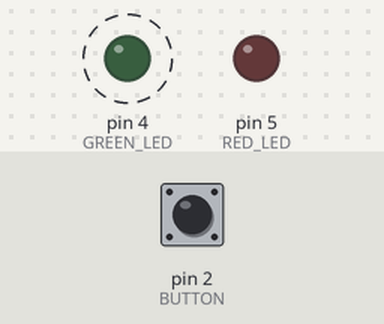
The sketch below on a simulated Arduino Uno, built with avr-gcc and run on an emulated ATmega328P. Shown: output pins drawn as LEDs (lit = HIGH). Dashed ring = blinking. Inputs (shaded band) come from the test bench; at power-on: pin 2 (BUTTON) LOW. What the sketch prints to the serial monitor is not drawn.

Above: at 1.2 s.
1.3 s: pin 2 (BUTTON) pulled HIGH for 0.15 s
4.4 s: pin 2 (BUTTON) pulled HIGH for 1 s
Timing chart, 0 to 13.4 s (numbered marks = the images above; inputs shaded):
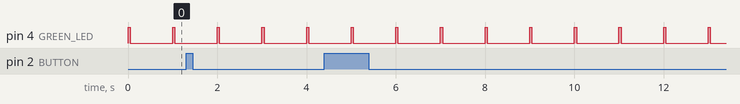

Measured:
- by itself, pin 4 (GREEN_LED): alternates HIGH for 0.05 s and LOW for 0.95 s

The sketch:

Lab3_Code.ino
```cpp
// Rana Seif
// ENCE 3210 - Lab 3

// Defining Values for RED_LED, GREEN_LED, BUTTON and Timer Compare values as macros

# define RED_LED 5
# define GREEN_LED 4
# define BUTTON 2

#define TIMER1COMPARE 62500     // 16MHz/256*1Hz
#define TIMER2COMPARE 156       // 16MHz/(1024*100Hz) --> Prescaler is now maxed out, so this Timer is then run 10 times to get 10Hz

// Defining the Flags and Counters as Volatile Global Variables
volatile unsigned int gISRFlag1 = 0;
volatile unsigned int gISRFlag2 = 0;
volatile unsigned int gTimerRepeatCount = 0;  // Counts Number of times Timer 2 was repeated
unsigned int gTimeCounter = 0;                // Keeps count of time in seconds in Timer 1

void setup() {

  // initializes pins for Red LED, Green LED as Output and button as Input
  pinMode(RED_LED, OUTPUT);
  pinMode(GREEN_LED, OUTPUT);
  pinMode(BUTTON, INPUT);

  Serial.begin(9600);   // Initialize serial communication

  // Initialize First Timer at 1Hz (Uses 1Hz Counter)
  TCCR1A = 0;                   // Resets Timer1 Control Register A to begin with
  TCCR1B = 0;                   // Resets Timer1 Control Register B to begin with
  OCR1A = TIMER1COMPARE;        // Set Timer Compare to 62500 to be able to reset at 1s to achieve 1Hz frequency
  TCCR1B |= (1 << WGM12);       // CTC mode
  TCCR1B |= (1 << CS12);        // Set prescaler to 256
  TIMSK1 |= (1 << OCIE1A);      // Enable Timer1 compare interrupt

  // Initialize Timer2 (100 Hz for button state checking)
  // The button state will be slowed down using a global counter
  TCCR2A = 0;                   // Resets Timer2 Control Register A to begin with
  TCCR2B = 0;                   // Resets Timer2 Control Register B to begin with
  OCR2A = TIMER2COMPARE;        // Set Timer Compare to 156
  TCCR2A |= (1 << WGM21);       // CTC mode

  // Set prescaler to 1024
  TCCR2B |= (1 << CS22);
  TCCR2B |= (1 << CS21);
  TCCR2B |= (1 << CS20);
  TIMSK2 |= (1 << OCIE2A);      // Enable Timer2 compare interrupt
}

void loop() {
  // put your main code here, to run repeatedly:
  if(gISRFlag1)   // Checks Flag for Timer 1
  {
    // Blinks LED
    digitalWrite(GREEN_LED, HIGH);
    delay(50);
    digitalWrite(GREEN_LED, LOW);

    gISRFlag1 = 0;      // Resets Timer 1 Flag

    if(gTimeCounter == 3)   // Checks for every 3 seconds
    {
      Serial.println("Music is awesome!");
      gTimeCounter = 0;     // Resets 3Second counter
    }
  }

  if(gISRFlag2)   //Checks Flag for Timer 2
  {
    // Increments Timer 2 Repeat Counter
    gTimerRepeatCount++;
    if (gTimerRepeatCount == 10)    // If Counter is 10 (at 10Hz), turn on Red LED
    {
      digitalWrite(RED_LED, HIGH);
      gISRFlag2 = 0;            // Resets Timer 2 Flag
      gTimerRepeatCount = 0;    // Rests Repeat Counter
    }
  }
  else      // Turn off Red LED if Button is not pressed
  {
    digitalWrite(RED_LED, LOW);
  }

}

ISR(TIMER1_COMPA_vect) // Timer1 ISR (1 Hz)
{
  gISRFlag1 = 1;    // Set flag for the main loop
  gTimeCounter++;   // Increments Time counter to count to 3
}

ISR(TIMER2_COMPA_vect) // Timer2 ISR (100 Hz)
{
  if(digitalRead(BUTTON))
  {
    gISRFlag2 = 1; // Set flag for the main loop
  }

}
```
